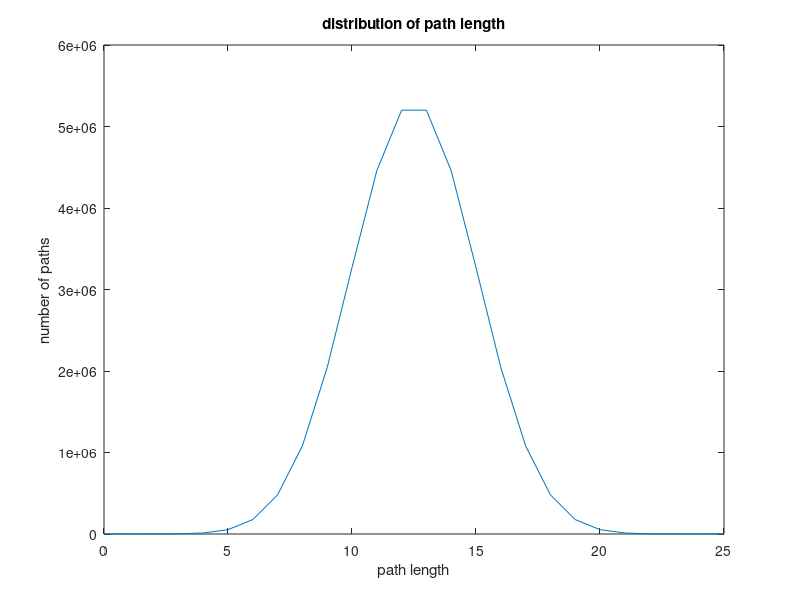

Write MATLAB code to recreate this figure.

x = 0:25;
for i=0:25
    y(i+1)=nchoosek(25, i);
end

fig = figure;
plot(x, y);
xlabel('path length');
ylabel('number of paths');
title('distribution of path length');
saveas(fig, 'distribution_of_length.jpg');
